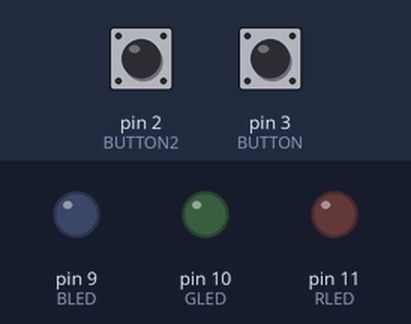
Recording of a sketch running on a simulated Arduino Uno, built with avr-gcc and run on an emulated ATmega328P. Parts: output pins drawn as LEDs (lit = HIGH). Inputs (shaded band) come from the test bench; at power-on: pin 3 (BUTTON) LOW, pin 2 (BUTTON2) LOW.

Above: at 1.2 s.
1.3 s: pin 3 (BUTTON) pulled HIGH for 0.15 s
At 2.2 s:
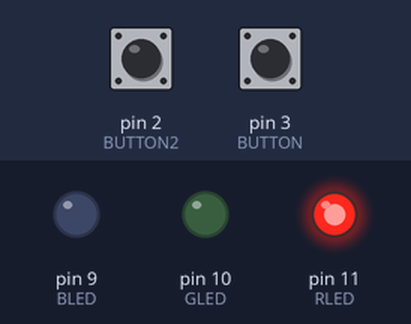
2.9 s: pin 3 (BUTTON) pulled HIGH for 1 s
At 3.4 s:
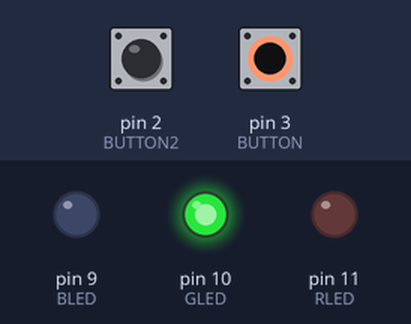
5.4 s: pin 3 (BUTTON) pulled HIGH for 0.15 s
At 6.5 s:
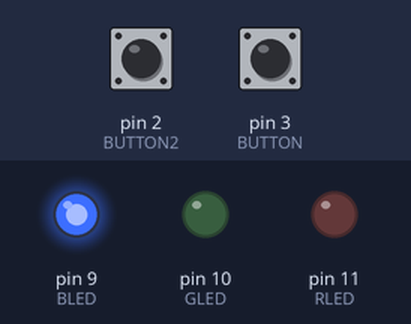
7.0 s: pin 3 (BUTTON) pulled HIGH for 3.2 s
At 7.7 s:
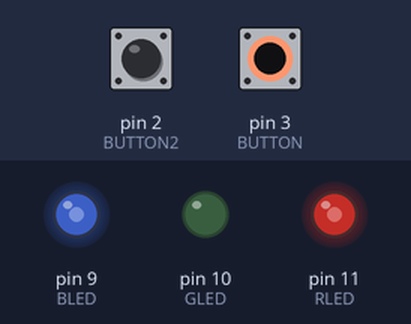
11.7 s: pin 3 (BUTTON) pulled HIGH for 0.15 s
At 12.5 s:
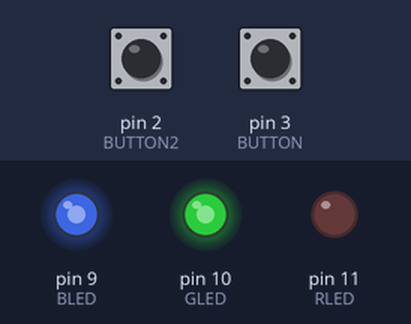
13.3 s: pin 3 (BUTTON) pulled HIGH for 1 s
At 13.7 s:
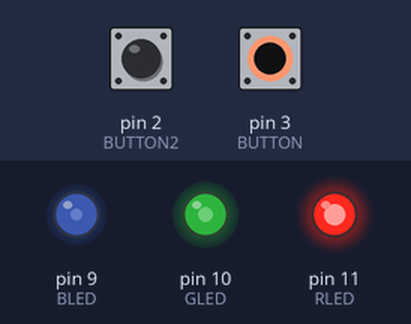
Timing chart, 0 to 16.3 s (numbered marks = the images above; inputs shaded):
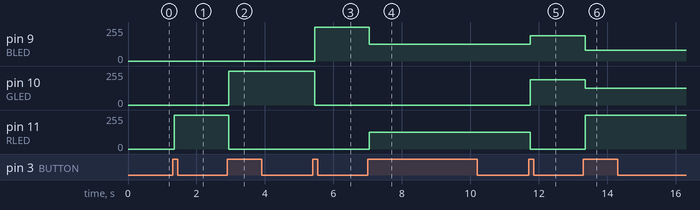

The sketch:

blinking_light.ino
```cpp
#include <stdint.h>

const int BLED = 9;
const int GLED = 10;
const int RLED = 11;
const int BUTTON = 3;
const int BUTTON2 = 2;

boolean lastButton = LOW;
boolean currentButton = LOW;
boolean lastButton2 = LOW;
boolean currentButton2 = LOW;

struct Color {
  uint8_t red;
  uint8_t green;
  uint8_t blue;
};

Color PURPLE = {127, 0, 127};
Color TEAL = {0, 188, 188};
Color ORANGE = {255, 127, 80};
Color WHITE = {255, 255, 255};

void setup() {
  pinMode(BLED, OUTPUT);
  pinMode(GLED, OUTPUT);
  pinMode(RLED, OUTPUT);
  pinMode(BUTTON, INPUT);
  pinMode(BUTTON2, INPUT);
  Serial.begin(9600);
}

void setMode(int mode) {
  switch (mode) {
    case 1:
      digitalWrite(RLED, HIGH);
      digitalWrite(GLED, LOW);
      digitalWrite(BLED, LOW);
      break;
    case 2:
      digitalWrite(RLED, LOW);
      digitalWrite(GLED, HIGH);
      digitalWrite(BLED, LOW);
      break;
    case 3:
      digitalWrite(RLED, LOW);
      digitalWrite(GLED, LOW);
      digitalWrite(BLED, HIGH);
      break;
    case 4:
      analogWrite(RLED, PURPLE.red);
      analogWrite(GLED, PURPLE.green);
      analogWrite(BLED, PURPLE.blue);
      break;
    case 5:
      analogWrite(RLED, TEAL.red);
      analogWrite(GLED, TEAL.green);
      analogWrite(BLED, TEAL.blue);
      break;
    case 6:
      analogWrite(RLED, ORANGE.red);
      analogWrite(GLED, ORANGE.green);
      analogWrite(BLED, ORANGE.blue);
      break;
    case 7:
      analogWrite(RLED, WHITE.red);
      analogWrite(GLED, WHITE.green);
      analogWrite(BLED, WHITE.blue);
      break;
    default:
      digitalWrite(RLED, LOW);
      digitalWrite(GLED, LOW);
      digitalWrite(BLED, LOW);
      break;
  }
}

int delayTimes[6] = {0, 500, 1000, 1500, 2000, 2500};

int LED_mode = 0;
int blink_delay = 0;
long previous_time = 0;
boolean led_on = true;

void loop() {
  // Handle first button (LED mode change)
  currentButton = digitalRead(BUTTON);
  if (lastButton == LOW && currentButton == HIGH) {
    delay(50);  // Debounce
    ++LED_mode;
    if (LED_mode > 7) LED_mode = 0;
  }
  lastButton = currentButton;

  // Handle second button (Blink delay change)
  currentButton2 = digitalRead(BUTTON2);
  if (lastButton2 == LOW && currentButton2 == HIGH) {
    delay(50);  // Debounce
    ++blink_delay;
    if (blink_delay > 5) blink_delay = 0;
  }
  lastButton2 = currentButton2;

  // Blink logic
  long time_elapsed = millis();
  int blink_delay = delayTimes[blink_delay];

  long dt = time_elapsed - previous_time;
  if (blink_delay == 0) {
    led_on = true;  // No blinking, LED stays ON
  } else if (dt >= static_cast<long>(blink_delay)) {
    previous_time = time_elapsed;
    led_on = !led_on;  // Toggle LED state
  }

  // Update LEDs
  if (led_on) {
    setMode(LED_mode);
  } else {
    setMode(0);  // Turn off LEDs if blinking
  }
}
```

Measured:
- after the input at 1.3 s, pin 11 (RLED): 0/255 → 255/255 after 0.05 s
- after the input at 2.9 s, pin 10 (GLED): 0/255 → 255/255 after 0.05 s; pin 11 (RLED): 255/255 → 0/255 after 0.05 s
- after the input at 5.4 s, pin 9 (BLED): 0/255 → 255/255 after 0.05 s; pin 10 (GLED): 255/255 → 0/255 after 0.05 s
- after the input at 7.0 s, pin 9 (BLED): 255/255 → 127/255 after 0.05 s; pin 11 (RLED): 0/255 → 127/255 after 0.05 s
- after the input at 11.7 s, pin 9 (BLED): 127/255 → 188/255 after 0.05 s; pin 10 (GLED): 0/255 → 188/255 after 0.05 s; pin 11 (RLED): 127/255 → 0/255 after 0.05 s
- after the input at 13.3 s, pin 9 (BLED): 188/255 → 80/255 after 0.05 s; pin 10 (GLED): 188/255 → 127/255 after 0.05 s; pin 11 (RLED): 0/255 → 255/255 after 0.05 s
